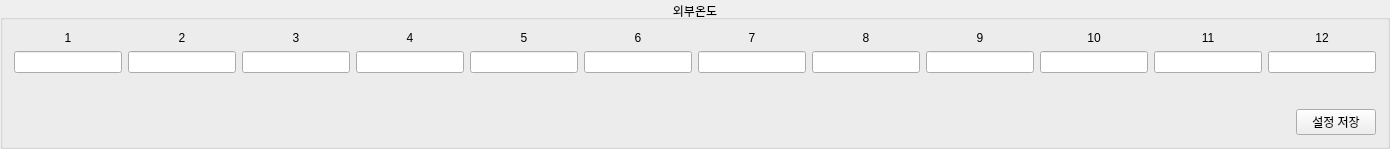
         <widget class="QGroupBox" name="groupBox_5">
          <property name="title">
           <string>외부온도</string>
          </property>
          <property name="alignment">
           <set>Qt::AlignCenter</set>
          </property>
          <property name="flat">
           <bool>true</bool>
          </property>
          <layout class="QGridLayout" name="gridLayout_14">
           <item row="0" column="0">
            <layout class="QGridLayout" name="gridLayout_13">
             <item row="0" column="11">
              <widget class="QLabel" name="La_Temp12">
               <property name="text">
                <string>12</string>
               </property>
               <property name="alignment">
                <set>Qt::AlignCenter</set>
               </property>
              </widget>
             </item>
             <item row="0" column="10">
              <widget class="QLabel" name="La_Temp11">
               <property name="text">
                <string>11</string>
               </property>
               <property name="alignment">
                <set>Qt::AlignCenter</set>
               </property>
              </widget>
             </item>
             <item row="0" column="9">
              <widget class="QLabel" name="La_Temp10">
               <property name="text">
                <string>10</string>
               </property>
               <property name="alignment">
                <set>Qt::AlignCenter</set>
               </property>
              </widget>
             </item>
             <item row="0" column="8">
              <widget class="QLabel" name="La_Temp9">
               <property name="text">
                <string>9</string>
               </property>
               <property name="alignment">
                <set>Qt::AlignCenter</set>
               </property>
              </widget>
             </item>
             <item row="0" column="7">
              <widget class="QLabel" name="La_Temp8">
               <property name="text">
                <string>8</string>
               </property>
               <property name="alignment">
                <set>Qt::AlignCenter</set>
               </property>
              </widget>
             </item>
             <item row="0" column="6">
              <widget class="QLabel" name="La_Temp7">
               <property name="text">
                <string>7</string>
               </property>
               <property name="alignment">
                <set>Qt::AlignCenter</set>
               </property>
              </widget>
             </item>
             <item row="0" column="5">
              <widget class="QLabel" name="La_Temp6">
               <property name="text">
                <string>6</string>
               </property>
               <property name="alignment">
                <set>Qt::AlignCenter</set>
               </property>
              </widget>
             </item>
             <item row="0" column="4">
              <widget class="QLabel" name="La_Temp5">
               <property name="text">
                <string>5</string>
               </property>
               <property name="alignment">
                <set>Qt::AlignCenter</set>
               </property>
              </widget>
             </item>
             <item row="0" column="3">
              <widget class="QLabel" name="La_Temp4">
               <property name="text">
                <string>4</string>
               </property>
               <property name="alignment">
                <set>Qt::AlignCenter</set>
               </property>
              </widget>
             </item>
             <item row="0" column="2">
              <widget class="QLabel" name="La_Temp3">
               <property name="text">
                <string>3</string>
               </property>
               <property name="alignment">
                <set>Qt::AlignCenter</set>
               </property>
              </widget>
             </item>
             <item row="0" column="1">
              <widget class="QLabel" name="La_Temp2">
               <property name="text">
                <string>2</string>
               </property>
               <property name="alignment">
                <set>Qt::AlignCenter</set>
               </property>
              </widget>
             </item>
             <item row="0" column="0">
              <widget class="QLabel" name="La_Temp1">
               <property name="sizePolicy">
                <sizepolicy hsizetype="Preferred" vsizetype="Maximum">
                 <horstretch>0</horstretch>
                 <verstretch>0</verstretch>
                </sizepolicy>
               </property>
               <property name="text">
                <string>1</string>
               </property>
               <property name="alignment">
                <set>Qt::AlignCenter</set>
               </property>
              </widget>
             </item>
             <item row="1" column="0">
              <widget class="QLineEdit" name="Li_Temp1">
               <property name="alignment">
                <set>Qt::AlignCenter</set>
               </property>
              </widget>
             </item>
             <item row="1" column="1">
              <widget class="QLineEdit" name="Li_Temp2">
               <property name="alignment">
                <set>Qt::AlignCenter</set>
               </property>
              </widget>
             </item>
             <item row="1" column="2">
              <widget class="QLineEdit" name="Li_Temp3">
               <property name="alignment">
                <set>Qt::AlignCenter</set>
               </property>
              </widget>
             </item>
             <item row="1" column="3">
              <widget class="QLineEdit" name="Li_Temp4">
               <property name="alignment">
                <set>Qt::AlignCenter</set>
               </property>
              </widget>
             </item>
             <item row="1" column="4">
              <widget class="QLineEdit" name="Li_Temp5">
               <property name="alignment">
                <set>Qt::AlignCenter</set>
               </property>
              </widget>
             </item>
             <item row="1" column="5">
              <widget class="QLineEdit" name="Li_Temp6">
               <property name="alignment">
                <set>Qt::AlignCenter</set>
               </property>
              </widget>
             </item>
             <item row="1" column="6">
              <widget class="QLineEdit" name="Li_Temp7">
               <property name="alignment">
                <set>Qt::AlignCenter</set>
               </property>
              </widget>
             </item>
             <item row="1" column="7">
              <widget class="QLineEdit" name="Li_Temp8">
               <property name="alignment">
                <set>Qt::AlignCenter</set>
               </property>
              </widget>
             </item>
             <item row="1" column="8">
              <widget class="QLineEdit" name="Li_Temp9">
               <property name="alignment">
                <set>Qt::AlignCenter</set>
               </property>
              </widget>
             </item>
             <item row="1" column="9">
              <widget class="QLineEdit" name="Li_Temp10">
               <property name="alignment">
                <set>Qt::AlignCenter</set>
               </property>
              </widget>
             </item>
             <item row="1" column="10">
              <widget class="QLineEdit" name="Li_Temp11">
               <property name="alignment">
                <set>Qt::AlignCenter</set>
               </property>
              </widget>
             </item>
             <item row="1" column="11">
              <widget class="QLineEdit" name="Li_Temp12">
               <property name="alignment">
                <set>Qt::AlignCenter</set>
               </property>
              </widget>
             </item>
            </layout>
           </item>
           <item row="2" column="0">
            <layout class="QGridLayout" name="gridLayout_20">
             <item row="0" column="1">
              <widget class="QPushButton" name="Pu_Save_ExcelCell">
               <property name="text">
                <string>설정 저장</string>
               </property>
              </widget>
             </item>
             <item row="0" column="0">
              <spacer name="horizontalSpacer_5">
               <property name="orientation">
                <enum>Qt::Horizontal</enum>
               </property>
               <property name="sizeHint" stdset="0">
                <size>
                 <width>40</width>
                 <height>20</height>
                </size>
               </property>
              </spacer>
             </item>
            </layout>
           </item>
           <item row="1" column="0">
            <spacer name="verticalSpacer_5">
             <property name="orientation">
              <enum>Qt::Vertical</enum>
             </property>
             <property name="sizeType">
              <enum>QSizePolicy::Maximum</enum>
             </property>
             <property name="sizeHint" stdset="0">
              <size>
               <width>20</width>
               <height>30</height>
              </size>
             </property>
            </spacer>
           </item>
          </layout>
         </widget>
